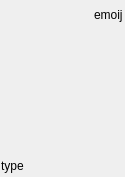
<?xml version="1.0" encoding="UTF-8"?>
<ui version="4.0">
 <class>SceneCard</class>
 <widget class="QFrame" name="SceneCard">
  <property name="geometry">
   <rect>
    <x>0</x>
    <y>0</y>
    <width>125</width>
    <height>177</height>
   </rect>
  </property>
  <property name="minimumSize">
   <size>
    <width>125</width>
    <height>170</height>
   </size>
  </property>
  <property name="maximumSize">
   <size>
    <width>125</width>
    <height>177</height>
   </size>
  </property>
  <property name="windowTitle">
   <string>Frame</string>
  </property>
  <property name="mainFrame" stdset="0">
   <bool>true</bool>
  </property>
  <layout class="QVBoxLayout" name="verticalLayout">
   <property name="spacing">
    <number>1</number>
   </property>
   <property name="leftMargin">
    <number>1</number>
   </property>
   <property name="topMargin">
    <number>1</number>
   </property>
   <property name="rightMargin">
    <number>1</number>
   </property>
   <property name="bottomMargin">
    <number>1</number>
   </property>
   <item alignment="Qt::AlignTop">
    <widget class="QWidget" name="widget" native="true">
     <property name="sizePolicy">
      <sizepolicy hsizetype="Preferred" vsizetype="Maximum">
       <horstretch>0</horstretch>
       <verstretch>0</verstretch>
      </sizepolicy>
     </property>
     <layout class="QVBoxLayout" name="verticalLayout_3">
      <property name="spacing">
       <number>0</number>
      </property>
      <property name="leftMargin">
       <number>0</number>
      </property>
      <property name="topMargin">
       <number>0</number>
      </property>
      <property name="rightMargin">
       <number>0</number>
      </property>
      <property name="bottomMargin">
       <number>0</number>
      </property>
      <item>
       <widget class="QWidget" name="widget_2" native="true">
        <layout class="QHBoxLayout" name="horizontalLayout">
         <property name="spacing">
          <number>2</number>
         </property>
         <property name="leftMargin">
          <number>1</number>
         </property>
         <property name="topMargin">
          <number>0</number>
         </property>
         <property name="rightMargin">
          <number>1</number>
         </property>
         <property name="bottomMargin">
          <number>0</number>
         </property>
         <item alignment="Qt::AlignLeft">
          <widget class="QToolButton" name="btnPov">
           <property name="styleSheet">
            <string notr="true">border: 0px;</string>
           </property>
           <property name="text">
            <string/>
           </property>
           <property name="iconSize">
            <size>
             <width>32</width>
             <height>32</height>
            </size>
           </property>
          </widget>
         </item>
         <item alignment="Qt::AlignRight">
          <widget class="QLabel" name="lblBeatEmoji">
           <property name="sizePolicy">
            <sizepolicy hsizetype="Preferred" vsizetype="Maximum">
             <horstretch>0</horstretch>
             <verstretch>0</verstretch>
            </sizepolicy>
           </property>
           <property name="text">
            <string>emoij</string>
           </property>
          </widget>
         </item>
        </layout>
       </widget>
      </item>
      <item>
       <widget class="QTextBrowser" name="textTitle">
        <property name="enabled">
         <bool>true</bool>
        </property>
        <property name="sizePolicy">
         <sizepolicy hsizetype="Expanding" vsizetype="Maximum">
          <horstretch>0</horstretch>
          <verstretch>0</verstretch>
         </sizepolicy>
        </property>
        <property name="minimumSize">
         <size>
          <width>0</width>
          <height>0</height>
         </size>
        </property>
        <property name="maximumSize">
         <size>
          <width>16777215</width>
          <height>50</height>
         </size>
        </property>
        <property name="styleSheet">
         <string notr="true">border: 0px;
background-color: rgba(0, 0, 0, 0);
</string>
        </property>
        <property name="verticalScrollBarPolicy">
         <enum>Qt::ScrollBarAlwaysOff</enum>
        </property>
        <property name="horizontalScrollBarPolicy">
         <enum>Qt::ScrollBarAlwaysOff</enum>
        </property>
        <property name="textInteractionFlags">
         <set>Qt::NoTextInteraction</set>
        </property>
        <property name="openLinks">
         <bool>true</bool>
        </property>
       </widget>
      </item>
      <item alignment="Qt::AlignHCenter">
       <widget class="Line" name="lineAfterTitle">
        <property name="orientation">
         <enum>Qt::Horizontal</enum>
        </property>
       </widget>
      </item>
     </layout>
    </widget>
   </item>
   <item alignment="Qt::AlignVCenter">
    <widget class="QTextBrowser" name="textSynopsis">
     <property name="enabled">
      <bool>true</bool>
     </property>
     <property name="sizePolicy">
      <sizepolicy hsizetype="Expanding" vsizetype="Expanding">
       <horstretch>0</horstretch>
       <verstretch>0</verstretch>
      </sizepolicy>
     </property>
     <property name="minimumSize">
      <size>
       <width>0</width>
       <height>0</height>
      </size>
     </property>
     <property name="maximumSize">
      <size>
       <width>16777215</width>
       <height>16777215</height>
      </size>
     </property>
     <property name="styleSheet">
      <string notr="true">border: 0px;
background-color: rgba(0,0,0,0);
</string>
     </property>
     <property name="verticalScrollBarPolicy">
      <enum>Qt::ScrollBarAlwaysOff</enum>
     </property>
     <property name="horizontalScrollBarPolicy">
      <enum>Qt::ScrollBarAlwaysOff</enum>
     </property>
     <property name="textInteractionFlags">
      <set>Qt::NoTextInteraction</set>
     </property>
     <property name="openLinks">
      <bool>true</bool>
     </property>
    </widget>
   </item>
   <item alignment="Qt::AlignBottom">
    <widget class="QWidget" name="widget_3" native="true">
     <property name="sizePolicy">
      <sizepolicy hsizetype="Preferred" vsizetype="Maximum">
       <horstretch>0</horstretch>
       <verstretch>0</verstretch>
      </sizepolicy>
     </property>
     <layout class="QVBoxLayout" name="verticalLayout_2">
      <property name="spacing">
       <number>0</number>
      </property>
      <property name="leftMargin">
       <number>0</number>
      </property>
      <property name="topMargin">
       <number>0</number>
      </property>
      <property name="rightMargin">
       <number>0</number>
      </property>
      <property name="bottomMargin">
       <number>0</number>
      </property>
      <item>
       <widget class="QScrollArea" name="scrollArea">
        <property name="sizePolicy">
         <sizepolicy hsizetype="Expanding" vsizetype="Maximum">
          <horstretch>0</horstretch>
          <verstretch>0</verstretch>
         </sizepolicy>
        </property>
        <property name="maximumSize">
         <size>
          <width>16777215</width>
          <height>35</height>
         </size>
        </property>
        <property name="styleSheet">
         <string notr="true">border: 0px;
background-color: rgba(0,0,0,0);</string>
        </property>
        <property name="verticalScrollBarPolicy">
         <enum>Qt::ScrollBarAlwaysOff</enum>
        </property>
        <property name="horizontalScrollBarPolicy">
         <enum>Qt::ScrollBarAlwaysOff</enum>
        </property>
        <property name="widgetResizable">
         <bool>true</bool>
        </property>
        <widget class="QWidget" name="scrollAreaWidgetContents">
         <property name="geometry">
          <rect>
           <x>0</x>
           <y>0</y>
           <width>123</width>
           <height>16</height>
          </rect>
         </property>
         <property name="sizePolicy">
          <sizepolicy hsizetype="Preferred" vsizetype="Maximum">
           <horstretch>0</horstretch>
           <verstretch>0</verstretch>
          </sizepolicy>
         </property>
         <property name="styleSheet">
          <string notr="true">border: 0px;
background-color: rgba(0, 0, 0, 0);</string>
         </property>
         <layout class="QVBoxLayout" name="verticalLayout_4">
          <property name="spacing">
           <number>0</number>
          </property>
          <property name="leftMargin">
           <number>0</number>
          </property>
          <property name="topMargin">
           <number>0</number>
          </property>
          <property name="rightMargin">
           <number>0</number>
          </property>
          <property name="bottomMargin">
           <number>0</number>
          </property>
          <item>
           <widget class="LabelsWidget" name="wdgCharacters" native="true">
            <property name="enabled">
             <bool>false</bool>
            </property>
            <property name="sizePolicy">
             <sizepolicy hsizetype="Preferred" vsizetype="Maximum">
              <horstretch>0</horstretch>
              <verstretch>0</verstretch>
             </sizepolicy>
            </property>
            <property name="maximumSize">
             <size>
              <width>16777215</width>
              <height>16777215</height>
             </size>
            </property>
            <property name="styleSheet">
             <string notr="true">border: 0px;

background-color:rgba(0,0,0,0);</string>
            </property>
           </widget>
          </item>
         </layout>
        </widget>
       </widget>
      </item>
      <item>
       <layout class="QHBoxLayout" name="horizontalLayout_3">
        <property name="spacing">
         <number>0</number>
        </property>
        <item>
         <widget class="QLabel" name="lblType">
          <property name="text">
           <string>type</string>
          </property>
         </widget>
        </item>
        <item>
         <widget class="QToolButton" name="btnStage">
          <property name="cursor">
           <cursorShape>PointingHandCursor</cursorShape>
          </property>
          <property name="styleSheet">
           <string notr="true">border: 0px;</string>
          </property>
          <property name="text">
           <string/>
          </property>
          <property name="iconSize">
           <size>
            <width>18</width>
            <height>18</height>
           </size>
          </property>
         </widget>
        </item>
       </layout>
      </item>
     </layout>
    </widget>
   </item>
  </layout>
 </widget>
 <customwidgets>
  <customwidget>
   <class>LabelsWidget</class>
   <extends>QWidget</extends>
   <header>src.main.python.plotlyst.view.widget.labels</header>
   <container>1</container>
  </customwidget>
 </customwidgets>
 <resources/>
 <connections/>
</ui>
